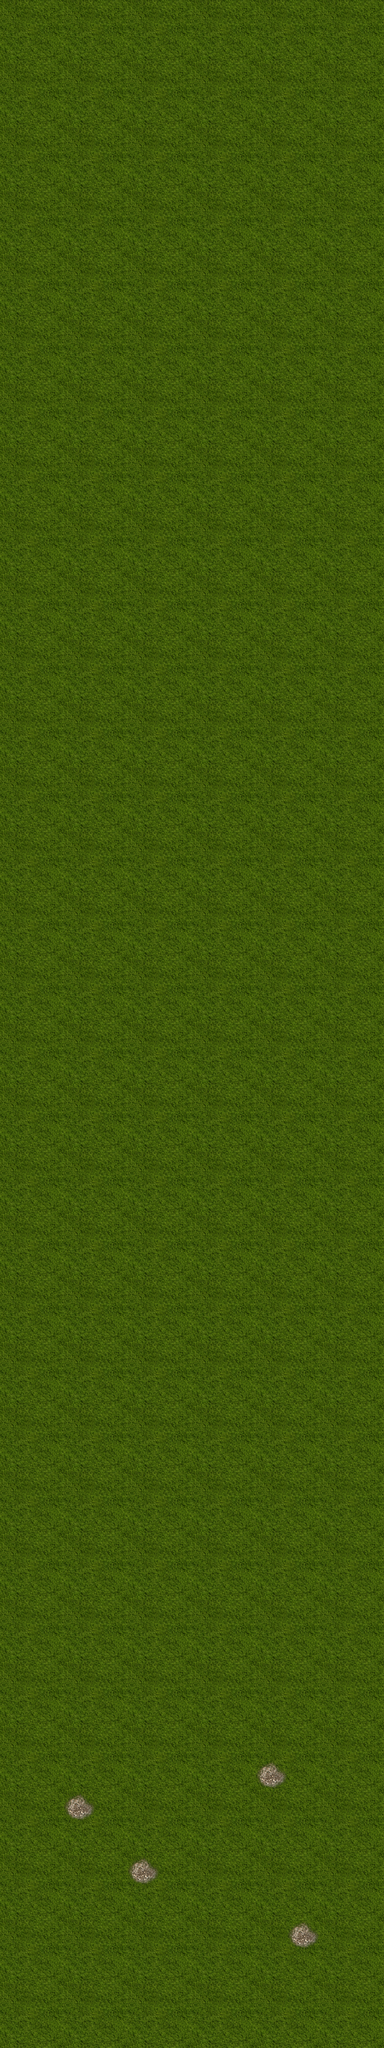

Below is a game level as drawn by its tile map, then a one-line description and the .tmx that defines it (tile-layer data replaced by summaries):
An orthogonal 12x64 tile map with 64x64 px tiles, 2 tile layers (Tile Layer 1, Tile Layer 2), 3 tilesets.

<map version="1.0" orientation="orthogonal" renderorder="right-down" width="12" height="64" tilewidth="64" tileheight="64" nextobjectid="1">
 <tileset firstgid="1" name="grass" tilewidth="64" tileheight="64">
  <image source="Tiles/grass.png" width="128" height="128" />
 </tileset>
 <tileset firstgid="5" name="rock_7" tilewidth="64" tileheight="64">
  <image source="Tiles/rock_7.png" width="64" height="64" />
 </tileset>
 <tileset firstgid="6" name="house_1" tilewidth="64" tileheight="64">
  <image source="Tiles/house_1.png" width="120" height="114" />
 </tileset>
 <layer name="Tile Layer 1" width="12" height="64">
  <data>[768 cells, 768 non-empty, 4 distinct tile ids]</data>
 </layer>
 <layer name="Tile Layer 2" width="12" height="64">
  <data>[768 cells, 4 non-empty, 1 distinct tile ids]</data>
 </layer>
</map>
